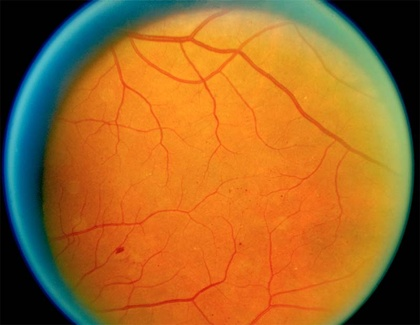
%> input picture Project 2/retina1.jpg, 420 x 325 px, shrunk from 800 x 619 before the run
$ octave canny2.m   (GNU Octave 9; MATLAB toolbox functions it lacks are replaced by stand-ins)
%> lines starting %> are read from the running program, lines starting %| are printed output that depends on the picture; in (x1, y1, x2, y2) boxes, pixels count from 0 and x2, y2 are one past the last pixel; in counts of white or black regions, pixels touching at a corner belong together; the program's own positions count from 1
clc; clear;

% Edge filtering using upper and lower threshold
thres_high = 0.2;
thres_low = 0.1;
kernel_dim = 7;
pixels = 10;

% Loading the image
I = imread('retina1.jpg');
%> I is the input picture: size 325x420x3 uint8; mean R, G, B 160.2, 104.3, 41.8
img(:,:) = I(:,:,2); % Take the green channel only
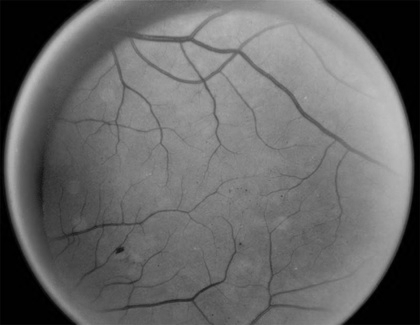
%> img: size 325x420 uint8; min 0, max 191, mean 104.3
%img(:,:) = rgb2gray(I);

% Visualize the loaded image
%figure; imshow(img); title('A retinal image');

k = fspecial('gaussian',kernel_dim,2); % Initializing the gaussian kernel

k_image=imfilter(img, k); % Smoothing with filter
%figure; imshow(k_image); title('Smoothing with filter');

% Vertical and horizontal kernels
kx=[-1 0 1; -2 0 2; -1 0 1];
ky=[-1 -2 -1; 0 0 0; 1 2 1];

gx=imfilter(k_image, kx); % x gradient
gy=imfilter(k_image, ky); % y gradient

% figure; imshow(gx); title('x gradient');
% figure; imshow(gy); title('y gradient');

mag = sqrt(double(gx).^2+double(gy).^2); %  Magnitude of the Gradient

angle = atan(double(gy)./double(gx)); % Orientation of change
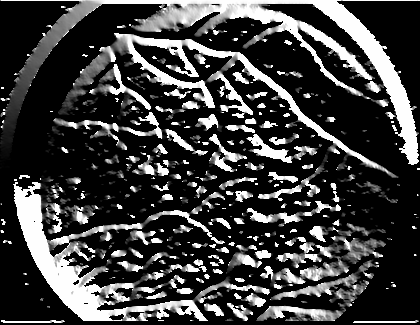
%> angle: size 325x420 double; 34.83% of the values are NaN or infinite; the others: min 0, max 1.57, mean 0.601; drawn with min black, max white, NaN and infinite black

% Finding the gradient orientation
for i=1:1:size(angle,1)
    for j=1:1:size(angle,2)
        if(angle(i,j)>=0)
            %positive, clock-wise
            if(abs(angle(i,j))<(pi/8))
                angle(i,j)=0;
            elseif(abs(angle(i,j))<((pi/4)+(pi/8)))
                angle(i,j)=pi/4;
            elseif(abs(angle(i,j))<((pi/2)+(pi/8)))
                angle(i,j)=pi/2;
            elseif(abs(angle(i,j))<((3*pi/4)+(pi/8)))
                angle(i,j)=3*pi/4;
            else
                angle(i,j)=pi;
            end
        else
            %negative, counter clock-wise
            if(abs(angle(i,j))<(pi/8))
                angle(i,j)=0;
            elseif(abs(angle(i,j))<((pi/4)+(pi/8)))
                angle(i,j)=-pi/4;
            elseif(abs(angle(i,j))<((pi/2)+(pi/8)))
                angle(i,j)=-pi/2;
            elseif(abs(angle(i,j))<((3*pi/4)+(pi/8)))
                angle(i,j)=-3*pi/4;
            else
                angle(i,j)=-pi;
            end
        end
    end
end
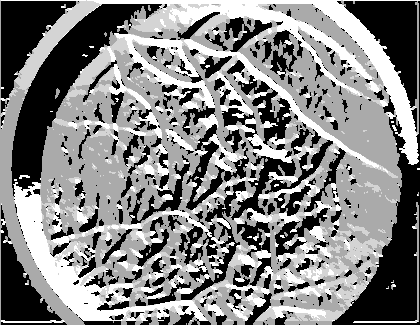
%> angle: size 325x420 double; min -3.14, max 1.57, mean -0.702; drawn with min black and max white

mag_pad = padarray(mag,[1 1],0,'both'); % Pad the image boundaries

% Finding the 4 case of no maximun supression
for i=1+1:1:size(mag,1)+1
    for j=1+1:1:size(mag,2)+1
        if(angle(i-1,j-1)==0||(angle(i-1,j-1)==pi)||(angle(i-1,j-1)==-pi)||(angle(i-1,j-1)==2*pi))
            if((mag_pad(i,j)<mag_pad(i,j-1))||(mag_pad(i,j)<mag_pad(i,j+1)))
                mag(i-1,j-1)=0;
            end
        elseif((angle(i-1,j-1)==pi/4)||(angle(i-1,j-1)==(-3*pi/4)))
            if((mag_pad(i,j)<mag_pad(i-1,j-1))||(mag_pad(i,j)<mag_pad(i+1,j+1)))
                mag(i-1,j-1)=0;
            end
        elseif(angle(i-1,j-1)==(pi/2)||(angle(i-1,j-1)==(-pi/2)))
            if((mag_pad(i,j)<mag_pad(i-1,j))||(mag_pad(i,j)<mag_pad(i+1,j)))
                mag(i-1,j-1)=0;
            end
        elseif(angle(i-1,j-1)==(3*pi/4)||(angle(i-1,j-1)==(-pi/4)))
            if((mag_pad(i,j)<mag_pad(i+1,j-1))||(mag_pad(i,j)<mag_pad(i-1,j+1)))
                mag(i-1,j-1)=0;
            end
        end
    end
end
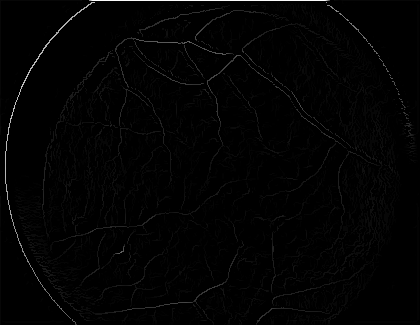
%> mag: size 325x420 double; min 0, max 259.7, mean 3.1; drawn with min black and max white

%Normalizing the gradient magnitude
mag_norm = mag - min(mag(:));
mag_norm = mag_norm ./ max(mag_norm(:));
% High and low threshold
high_edge=max(mag_norm(:));
%> high_edge = 1
low_edge=median(max(mag_norm));
%> low_edge = 0.982

%double thresholding and edge tracking
for i=1:1:size(mag_norm,1)
    for j=1:1:size(mag_norm,2)
        if(mag_norm(i,j)<thres_low)
            mag_norm(i,j)=0;
        elseif(mag_norm(i,j)<thres_high)
            mag_norm(i,j)=low_edge;
        else
            mag_norm(i,j)=high_edge;
        end
    end
end

%figure; imshow(mag_norm); title('Thresholding and edge tracking');

% Clearing the clutter
for i=1+1:1:size(mag_norm,1)-1
    for j=1+1:1:size(mag_norm,2)-1
        if(mag_norm(i,j)==low_edge)
            if((mag_norm(i+1,j+1)==high_edge)||(mag_norm(i,j+1)==high_edge)||(mag_norm(i+1,j)==high_edge)||(mag_norm(i-1,j-1)==high_edge)||(mag_norm(i,j-1)==high_edge)||(mag_norm(i-1,j)==high_edge)||(mag_norm(i-1,j+1)==high_edge)||(mag_norm(i+1,j-1)==high_edge))
                mag_norm(i,j)=high_edge;
            else
                mag_norm(i,j)=0;
            end
        end
    end
end
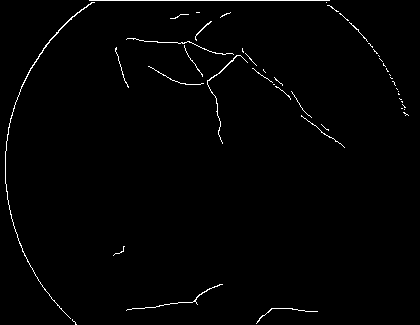
%> mag_norm: size 325x420 double; values 0 (black) and 1 (white), 1.2% white in thin lines or dots

figure; imshow(mag_norm); title('Canny detection');

% Thining the edges
norm_img = mag_norm;

[L,n]=bwlabel(norm_img,8);            % length filtering
%> L: size 325x420 double; 48 distinct labels, from 0 to 47
%> n = 47
for i=1:n
    [r, c]=find(L==i);
    [rn, r2]=size(r);
    if rn<pixels                      % the threshold of length filtering
        norm_img(r,c)=0;               % remove edge contours with less pixels
    end
end
%> this loop made 47 passes
%> (r, c, rn) on passes 2, 12, 15, 19, 20, 21: ([320; 321; 322; 322; 323; 324; 325; 325], [73; 73; 74; 75; 76; 76; 76; 77], 8), ([13; 13; 13; 13], [197; 198; 199; 200], 4), ([49; 50; 51; 52; 52; 53], [243; 243; 243; 243; 244; 244], 6), ([70; 71; 72; 73], [264; 264; 265; 266], 4), ([85; 85], [274; 275], 2), ([78; 79; 80; 80; 81; 81; 82; 83; 84; 84; 85; 86], [275; 276; 276; 277; 277; 278; 279; 280; 281; 282; 283; 283], 12)
%> rn on passes 1, 3, 4, 5, 6, 7: 409, 241, 18, 46, 116, 118
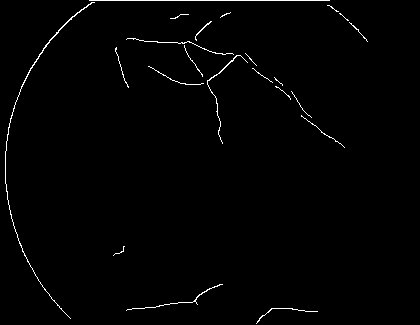
%> norm_img: size 325x420 double; values 0 (black) and 1 (white), 1.1% white in thin lines or dots, all inside (x1, y1, x2, y2) = (5, 0, 368, 324)

level = graythresh(norm_img); % Threshold level
%> level = 0.498
imBw = imbinarize(norm_img,level); % Binary image
morph = bwmorph(imBw, 'thin');
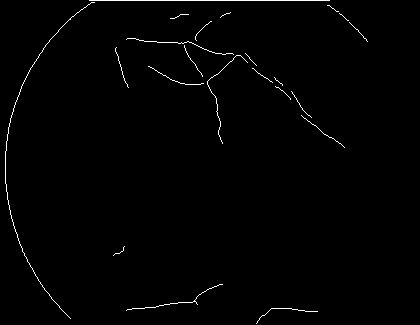
%> morph: size 325x420 logical; 0.97% white in thin lines or dots, all inside (x1, y1, x2, y2) = (5, 0, 368, 324)

figure; imshow(morph); title('Thinning result');

output=mag_norm;

% [12 lines of commented-out code are left out]

$ run again, with Project 2/retina2.jpg copied over Project 2/retina1.jpg
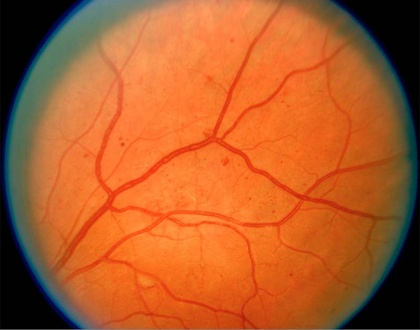
%> input picture Project 2/retina2.jpg, 420 x 330 px, shrunk from 800 x 628 before the run
%> I is the input picture: size 330x420x3 uint8; mean R, G, B 177.1, 93, 43.6
%> after the loop `for i=1:1:size(angle,1)`:
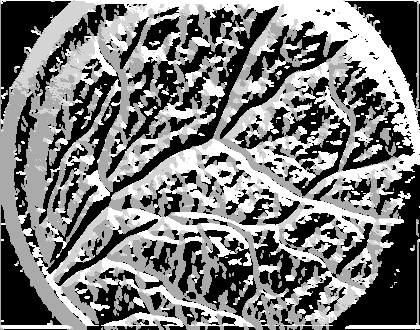
%> angle: size 330x420 double; min -3.14, max 1.57, mean -0.86; drawn with min black and max white
%> high_edge = 1
%> low_edge = 0.995
%> L: size 330x420 double; 35 distinct labels, from 0 to 34
%> n = 34
%> the loop `for i=1:n` made 34 passes
%> rn on passes 2, 3, 7, 8, 9, 11, 12, 13: 392, 173, 258, 21, 120, 41, 192, 16
%> level = 0.498
%> imBw: size 330x420 logical; 1.5% white in thin lines or dots, all inside (x1, y1, x2, y2) = (4, 0, 378, 319)
%> `morph = bwmorph(imBw, 'thin');`:
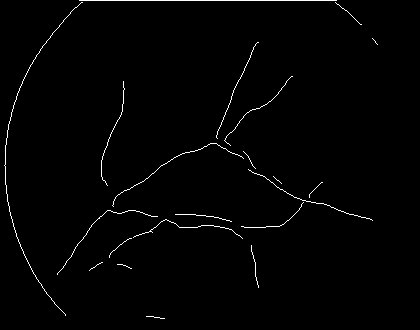
%> morph: size 330x420 logical; 1.2% white in thin lines or dots, all inside (x1, y1, x2, y2) = (4, 0, 378, 319)

$ run again, with Project 2/1.jpg copied over Project 2/retina1.jpg
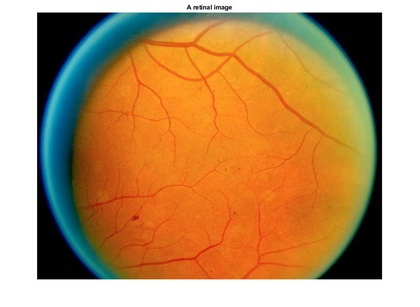
%> input picture Project 2/1.jpg, 420 x 307 px, shrunk from 974 x 712 before the run
%> I is the input picture: size 307x420x3 uint8; mean R, G, B 187.2, 147.1, 102.5
%> high_edge = 1
%> low_edge = 0.707
%> after the loop `for i=1+1:1:size(mag_norm,1)-1`:
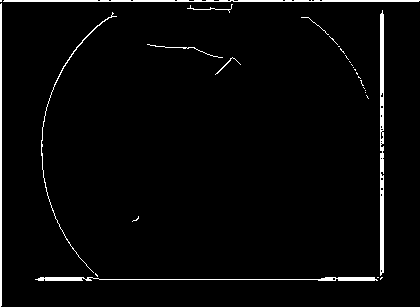
%> mag_norm: size 307x420 double; values 0 (black) and 1 (white), 2.8% white; 29 white regions (20 under 20 px), largest, box (x1, y1, x2, y2) and area: (380, 10, 384, 276) 983, (3, 0, 420, 2) 792, (35, 277, 378, 281) 636
%> L: size 307x420 double; 30 distinct labels, from 0 to 29
%> n = 29
%> the loop `for i=1:n` made 29 passes
%> (r, c, rn) on passes 1, 6, 7: ([1; 2; 1; 2], [1; 1; 2; 2], 4), ([274; 275; 275; 276; 276; 277], [96; 96; 97; 97; 98; 98], 6), ([222; 221; 221; 221; 220; 221; 219; 220; 217; 218; 219], [133; 134; 135; 136; 137; 137; 138; 138; 139; 139; 139], 11)
%> level = 0.498
%> `morph = bwmorph(imBw, 'thin');`:
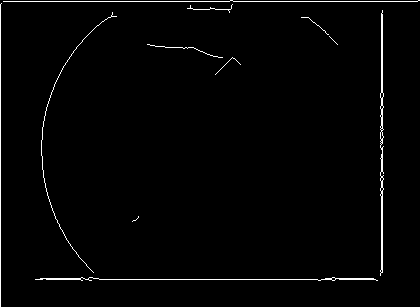
%> morph: size 307x420 logical; 1.7% white in thin lines or dots
